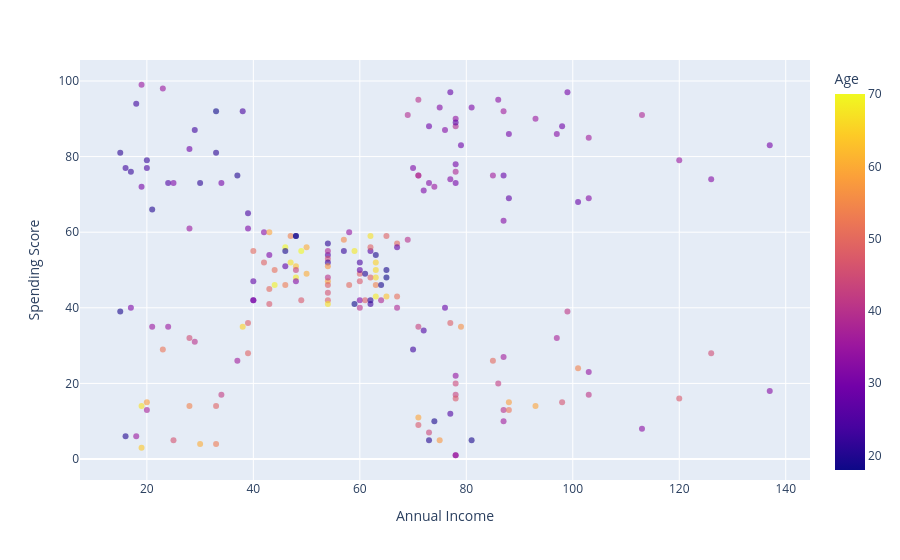

Notebook code cell kept with this figure:
### Markdown cell above
**A distribuição do score de gastos é relativamente semelhante entre os gêneros, sem diferenças expressivas que indiquem comportamento de consumo significativamente distinto**

### Code cell
fig = px.scatter(df_encoded,x='Annual Income',y='Spending Score', color='Age',opacity=0.6)

fig.show()

### Figure 1 — Plotly figure (JSON) as saved in the notebook; plotly's stock layout.template omitted (floating-point values rounded to 4 significant figures; data arrays with more than 128 entries replaced by an {"elided": "..."} marker saying what was removed)
{"data": [{"hovertemplate": "Annual Income=%{x}<br>Spending Score=%{y}<br>Age=%{marker.color}<extra></extra>", "legendgroup": "", "marker": {"color": {"elided": "200 int values"}, "coloraxis": "coloraxis", "opacity": 0.6, "symbol": "circle"}, "mode": "markers", "name": "", "orientation": "v", "showlegend": false, "type": "scatter", "x": {"elided": "200 int values"}, "xaxis": "x", "y": {"elided": "200 int values"}, "yaxis": "y"}], "layout": {"coloraxis": {"colorbar": {"title": {"text": "Age"}}, "colorscale": [[0, "#0d0887"], [0.1111, "#46039f"], [0.2222, "#7201a8"], [0.3333, "#9c179e"], [0.4444, "#bd3786"], [0.5556, "#d8576b"], [0.6667, "#ed7953"], [0.7778, "#fb9f3a"], [0.8889, "#fdca26"], [1, "#f0f921"]]}, "legend": {"tracegroupgap": 0}, "margin": {"t": 60}, "xaxis": {"anchor": "y", "domain": [0, 1], "title": {"text": "Annual Income"}}, "yaxis": {"anchor": "x", "domain": [0, 1], "title": {"text": "Spending Score"}}}}
